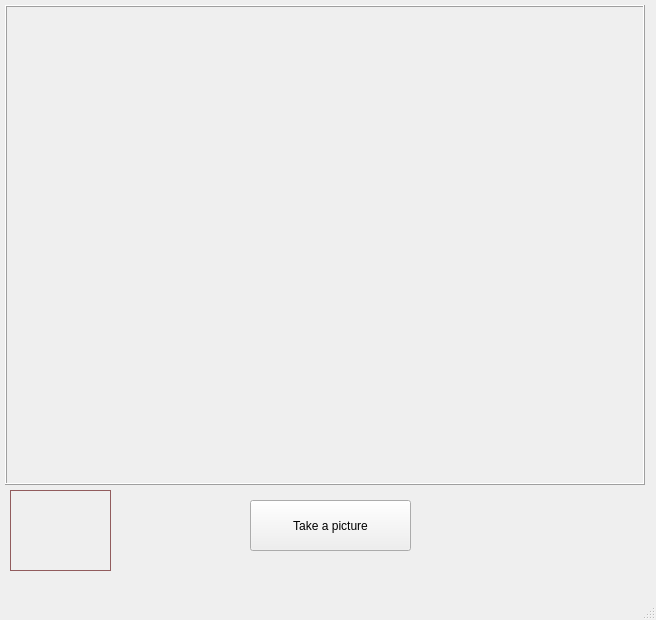
<?xml version="1.0" encoding="UTF-8"?>
<ui version="4.0">
 <class>MainWindow</class>
 <widget class="QMainWindow" name="MainWindow">
  <property name="geometry">
   <rect>
    <x>0</x>
    <y>0</y>
    <width>656</width>
    <height>620</height>
   </rect>
  </property>
  <property name="windowTitle">
   <string>MainWindow</string>
  </property>
  <widget class="QWidget" name="centralwidget">
   <widget class="QLabel" name="lblImg">
    <property name="geometry">
     <rect>
      <x>5</x>
      <y>5</y>
      <width>640</width>
      <height>480</height>
     </rect>
    </property>
    <property name="frameShape">
     <enum>QFrame::Shape::Box</enum>
    </property>
    <property name="frameShadow">
     <enum>QFrame::Shadow::Raised</enum>
    </property>
    <property name="text">
     <string/>
    </property>
    <property name="scaledContents">
     <bool>true</bool>
    </property>
   </widget>
   <widget class="QPushButton" name="btnTakeAPicture">
    <property name="geometry">
     <rect>
      <x>250</x>
      <y>500</y>
      <width>161</width>
      <height>51</height>
     </rect>
    </property>
    <property name="styleSheet">
     <string notr="true">font: 12pt &quot;맑은 고딕&quot;;</string>
    </property>
    <property name="text">
     <string>Take a picture</string>
    </property>
   </widget>
   <widget class="QLabel" name="lblPicture">
    <property name="geometry">
     <rect>
      <x>10</x>
      <y>490</y>
      <width>101</width>
      <height>81</height>
     </rect>
    </property>
    <property name="styleSheet">
     <string notr="true">border-color: rgb(145, 92, 93);
border-style:solid;
border-width:1px;
</string>
    </property>
    <property name="text">
     <string/>
    </property>
    <property name="scaledContents">
     <bool>true</bool>
    </property>
   </widget>
  </widget>
  <widget class="QMenuBar" name="menubar">
   <property name="geometry">
    <rect>
     <x>0</x>
     <y>0</y>
     <width>656</width>
     <height>22</height>
    </rect>
   </property>
  </widget>
  <widget class="QStatusBar" name="statusbar"/>
 </widget>
 <resources/>
 <connections/>
</ui>
